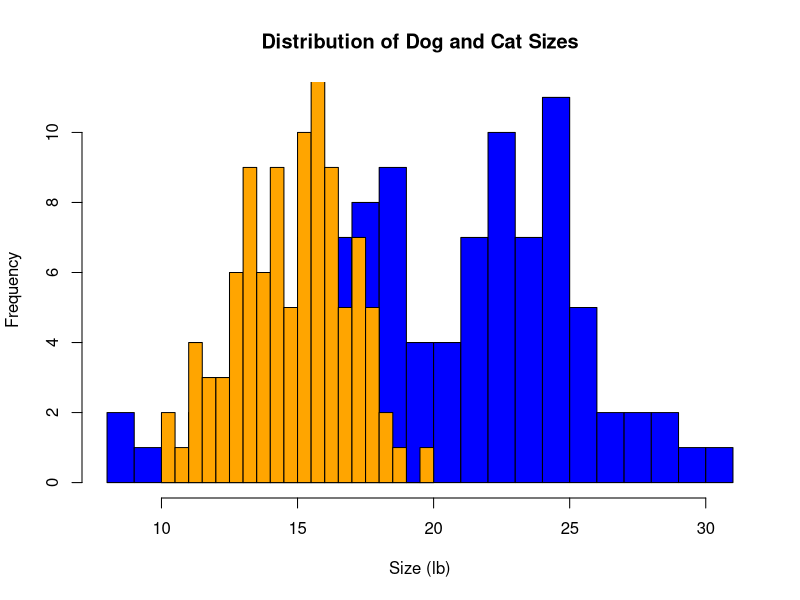

The R source for this figure:
## ---- chunk 1
knitr::opts_chunk$set(echo = TRUE)
knitr::opts_chunk$set(warning = FALSE, message = FALSE) 
## ---- chunk 2
# Installing and loading libraries 
library(tidyverse)
library(dplyr)
library(ggplot2)
library(car)
## ---- chunk 3
#nothing is ever truly random when "randomly" generated on a computer - always pseudo random
#set.seed(124) #can be used to get the same "random" sample consistently 
dog_mu = 20
dog_sigma = 5
dog_sample = rnorm(100,dog_mu,dog_sigma)
cat_mu = 15
cat_sigma = 2
cat_sample = rnorm(100,cat_mu,cat_sigma)

#random R tip #1: to view any variable, highlight it and Cmd+enter/Ctrl+enter 
## ---- chunk 4
# create histogram of dog size
hist_dog <- hist(dog_sample,
main="Distribution of Dog Sizes",
xlab="Size",
col="blue",
alpha = 0.6, 
freq=FALSE,
breaks = 20,
plot = FALSE
)
# create histogram of cat size
hist_cat <- hist(cat_sample,
main="Distribution of Cat Sizes",
xlab="Size",
col="orange",
alpha = 0.4, 
freq=FALSE,
breaks = 20,
plot = FALSE
)

# plot two distributions together
plot(hist_dog, col = "blue", xlab = "Size (lb)", main = "Distribution of Dog and Cat Sizes")
plot(hist_cat, col = "orange", add = TRUE)

#try other ways to visualize the data here 
# <\br>

## ---- chunk 5
#summarizing our data  
dog_mean <- mean(dog_sample)
dog_sd <- sd(dog_sample)

cat_mean <- mean(cat_sample)
cat_sd <- sd(cat_sample)
## ---- chunk 6
#Running the Shapiro-Wilk test for normality
shapiro.test(dog_sample)
shapiro.test(cat_sample)
## ---- chunk 7
#because Levene's test was written for data frames, we will have to wrangle our two vectors into a data frame to get in the required format before running Levene's test 
data_frame <- as.data.frame(cbind(dog_sample, cat_sample))
data_frame <- pivot_longer(data_frame, everything(), names_to = "variable", values_to = "value")
leveneTest(value ~ variable, data_frame)

#NOTE: a lot of the plots and other tests we ran above can be redone in a more efficient and elegant way with our data_frame. Give it a try! 
# <\br>
## ---- chunk 8
# Perform t-test here
t.test(dog_sample,cat_sample,var.equal = TRUE) #The Independent two sample t-test 
t.test(dog_sample,cat_sample,var.equal = FALSE) #The Welch's t-test for nonhomogeneity
